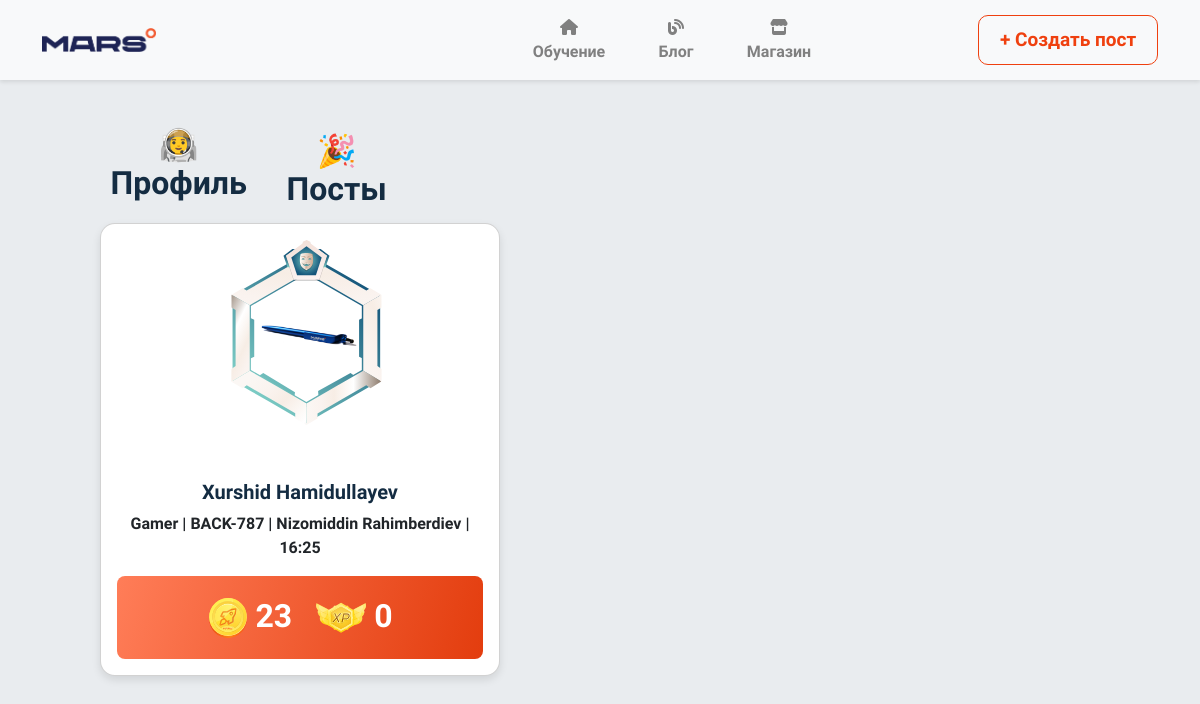
The app's page /users/friend/5/ with its own data.
### users/models.py (models this page shows, shortened)
class CustomUser(AbstractUser):
    groups = models.ManyToManyField(
        'auth.Group',
        related_name='customuser_set',  # related_name bilan to'qnashuv oldini olish
        blank=True
    )
    user_permissions = models.ManyToManyField(
        'auth.Permission',
        related_name='customuser_set_permissions',  # related_name bilan to'qnashuv oldini olish
        blank=True
    )

class Student(CustomUser):
    LIGAS = (
        ('Hacker', 'Hacker'),
        ('Coder', 'Coder'),
        ('Gamer', 'Gamer')
    )
    liga = models.CharField(max_length=10, choices=LIGAS, default=random.choice(LIGAS)[0])
    coins = models.IntegerField(default=0)
    xp = models.IntegerField(default=0)
    avatar = models.ImageField(upload_to='avatars/', blank=True, null=True)
    group = models.ForeignKey(Group, on_delete=models.DO_NOTHING)
    phone = models.CharField(max_length=13, blank=True, null=True)

class Group(models.Model):
    DAYS = (
        ('Even', 'Even'),
        ('Odd', 'Odd'),
        ('Weekend', 'Weekend')
    )
    name = models.CharField(max_length=50)
    teacher = models.ForeignKey(Teacher, on_delete=models.CASCADE, related_name='teacher')
    day = models.CharField(max_length=10, choices=DAYS)
    course = models.ForeignKey(Course, on_delete=models.CASCADE, related_name='course')
    start_date = models.DateField()
    end_date = models.DateField()
    lesson_time = models.TimeField()
    created_at = models.DateTimeField(auto_now_add=True)
    updated_at = models.DateTimeField(auto_now=True)
    def __str__(self):
        return self.name

### users/views.py (the view)
# urls.py: path('friend/<int:student_id>/', friend_page, name='friend_page'),
def friend_page(request, student_id):
    student = get_object_or_404(Student, id=student_id)
    blogs = Blog.objects.filter(author=student)
    return render(request, 'friend_page.html', {'student': student, 'blogs': blogs})

### templates/friend_page.html (shortened to what this page needs)
{% extends 'base.html' %}
{% load static %}
{% block content %}
<div class="d-flex justify-content-between align-items-center gap-3 mt-3">
    <h2 style="margin-top: 30px; margin-bottom: 20px; margin-left: 100px;">🧑‍🚀 Профиль</h2>
    <h2 style="margin-right: 800px; margin-top: 30px;">🎉 Посты</h2>
</div>
<main class="main d-flex justify-content-center align-items-start">
    <div class="profile-section mb-5 text-center">
        <div class="card" style="width: 400px; border-radius: 15px; box-shadow: 0 4px 8px rgba(0, 0, 0, 0.1);">
            <div class="card-body">
                <img src="{% static 'images/ramka.svg' %}" class="avatar-frame">
                <h5 class="card-title" style="margin-top: 50px;color: rgb(20, 44, 66); font-weight: 700;">
                    {{ student.first_name }} {{ student.last_name }}</h5>
                <p class="card-text">{{ student.liga }} | {{ student.group }} | {{ student.group.teacher.first_name }}
                    {{ student.group.teacher.last_name }} | {{ student.group.lesson_time|date:"H:i" }}
                </p>
                <p class="card-text text-white fw-bold fs-2 py-3 px-3 rounded-3"
                   style="background: linear-gradient(286.17deg, #e33d0e, #ff7d58);"><img
                        src="{% static 'images/coin.svg' %}" alt="" width="40px" height="40px"> {{ student.coins }} <img
                        src="{% static 'images/xp.svg' %}"
                        alt="" width="50px" height="50px" class="ms-3"> {{ student.xp }}
                </p>
            </div>
        </div>
    </div>
    <div class="container d-flex justify-content-center align-items-start flex-column blog-container"
         style="width: 400px; margin-right: 450px;">
    </div>
</main>
{% endblock %}

### templates/base.html (style rules this page uses)
body { font-family: 'Onest', sans-serif; font-weight: 700; }

### templates/friend_page.html (style rules this page uses)
.profile-section { margin-bottom: 30px; }
.card { border-radius: 15px; box-shadow: 0 4px 8px rgba(0, 0, 0, 0.1); }
.main { margin-left: 100px; margin-right: 100px; }
h2 { font-weight: bold; text-align: center; color: rgb(20, 44, 66); }
.profile-section, .carousel-section { text-align: center; }
.avatar-frame { position: absolute; width: 185px; height: 185px; right: 100px; display: inline-block; }
.blog-container { height: 500px; overflow-y: auto; padding-top: 1050px; }
.card { margin-left: 0; }

### records on screen
CustomUser: first_name "Xurshid", last_name "Hamidullayev"
Student: liga "Gamer", group "BACK-787", group.teacher.first_name "Nizomiddin", group.teacher.last_name "Rahimberdiev", group.lesson_time "16:25", coins "23", xp "0"
